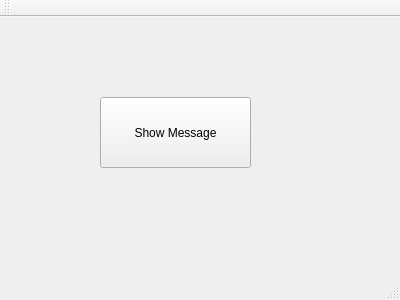
<?xml version="1.0" encoding="UTF-8"?>
<ui version="4.0">
 <class>MainWindow</class>
 <widget class="QMainWindow" name="MainWindow">
  <property name="geometry">
   <rect>
    <x>0</x>
    <y>0</y>
    <width>400</width>
    <height>300</height>
   </rect>
  </property>
  <property name="windowTitle">
   <string>MainWindow</string>
  </property>
  <widget class="QWidget" name="centralWidget">
   <widget class="QPushButton" name="pushButton">
    <property name="geometry">
     <rect>
      <x>100</x>
      <y>80</y>
      <width>151</width>
      <height>71</height>
     </rect>
    </property>
    <property name="text">
     <string>Show Message</string>
    </property>
   </widget>
  </widget>
  <widget class="QMenuBar" name="menuBar">
   <property name="geometry">
    <rect>
     <x>0</x>
     <y>0</y>
     <width>400</width>
     <height>22</height>
    </rect>
   </property>
  </widget>
  <widget class="QToolBar" name="mainToolBar">
   <attribute name="toolBarArea">
    <enum>TopToolBarArea</enum>
   </attribute>
   <attribute name="toolBarBreak">
    <bool>false</bool>
   </attribute>
  </widget>
  <widget class="QStatusBar" name="statusBar"/>
 </widget>
 <layoutdefault spacing="6" margin="11"/>
 <resources/>
 <connections/>
</ui>
